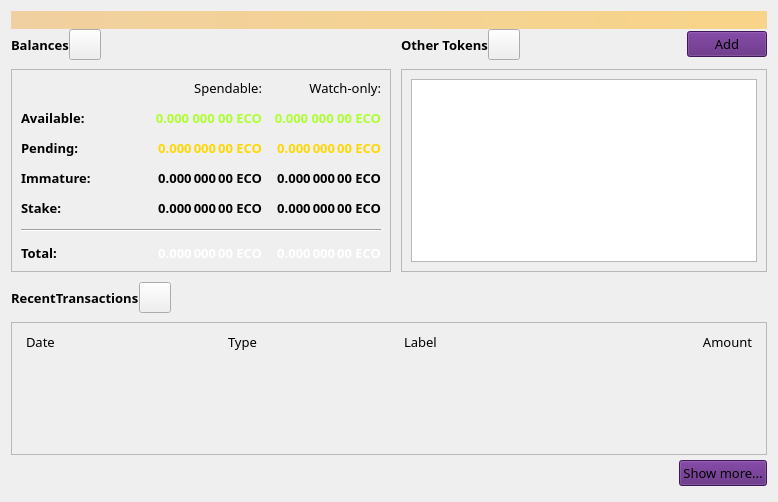
<?xml version="1.0" encoding="UTF-8"?>
<ui version="4.0">
 <class>OverviewPage</class>
 <widget class="QWidget" name="OverviewPage">
  <property name="geometry">
   <rect>
    <x>0</x>
    <y>0</y>
    <width>778</width>
    <height>502</height>
   </rect>
  </property>
  <property name="font">
   <font>
    <family>Source Sans Pro</family>
    <pointsize>10</pointsize>
   </font>
  </property>
  <property name="windowTitle">
   <string>Form</string>
  </property>
  <property name="autoFillBackground">
   <bool>false</bool>
  </property>
  <layout class="QVBoxLayout" name="topLayout">
   <property name="spacing">
    <number>0</number>
   </property>
   <item>
    <widget class="QLabel" name="labelAlerts">
     <property name="visible">
      <bool>false</bool>
     </property>
     <property name="styleSheet">
      <string notr="true">QLabel { background-color: qlineargradient(x1: 0, y1: 0, x2: 1, y2: 0, stop:0 #F0D0A0, stop:1 #F8D488); color:#000000; }</string>
     </property>
     <property name="wordWrap">
      <bool>true</bool>
     </property>
     <property name="margin">
      <number>3</number>
     </property>
     <property name="textInteractionFlags">
      <set>Qt::TextSelectableByMouse</set>
     </property>
    </widget>
   </item>
   <item>
    <layout class="QGridLayout" name="gridLayout_2">
     <item row="0" column="2">
      <layout class="QHBoxLayout" name="horizontalLayout_4">
       <property name="bottomMargin">
        <number>9</number>
       </property>
       <item>
        <widget class="QLabel" name="labelTokens">
         <property name="font">
          <font>
           <family>Source Sans Pro</family>
           <pointsize>10</pointsize>
           <weight>75</weight>
           <bold>true</bold>
          </font>
         </property>
         <property name="text">
          <string>Other Tokens</string>
         </property>
        </widget>
       </item>
       <item>
        <widget class="QToolButton" name="labelTokenStatus">
         <property name="toolTip">
          <string>The displayed information may be out of date. Your wallet automatically synchronizes with the ECO network after a connection is established, but this process has not completed yet.</string>
         </property>
         <property name="text">
          <string/>
         </property>
         <property name="iconSize">
          <size>
           <width>24</width>
           <height>24</height>
          </size>
         </property>
         <property name="flat" stdset="0">
          <bool>false</bool>
         </property>
        </widget>
       </item>
       <item>
        <spacer name="horizontalSpacer_7">
         <property name="orientation">
          <enum>Qt::Horizontal</enum>
         </property>
         <property name="sizeHint" stdset="0">
          <size>
           <width>40</width>
           <height>20</height>
          </size>
         </property>
        </spacer>
       </item>
       <item>
        <widget class="QPushButton" name="buttonAddToken">
         <property name="font">
          <font>
           <family>Source Sans Pro</family>
           <pointsize>10</pointsize>
          </font>
         </property>
         <property name="styleSheet">
          <string notr="true">background-color: #581F78;
background-opacity: 97%;</string>
         </property>
         <property name="text">
          <string>Add</string>
         </property>
        </widget>
       </item>
      </layout>
     </item>
     <item row="1" column="2">
      <widget class="QFrame" name="frameOtherTokens">
       <property name="minimumSize">
        <size>
         <width>0</width>
         <height>100</height>
        </size>
       </property>
       <property name="frameShape">
        <enum>QFrame::StyledPanel</enum>
       </property>
       <property name="frameShadow">
        <enum>QFrame::Raised</enum>
       </property>
       <layout class="QVBoxLayout" name="verticalLayout_10">
        <item>
         <widget class="QListView" name="listTokens">
          <property name="enabled">
           <bool>true</bool>
          </property>
          <property name="font">
           <font>
            <family>Source Sans Pro</family>
           </font>
          </property>
         </widget>
        </item>
       </layout>
      </widget>
     </item>
     <item row="1" column="0">
      <widget class="QFrame" name="frameBalances">
       <property name="frameShape">
        <enum>QFrame::StyledPanel</enum>
       </property>
       <property name="frameShadow">
        <enum>QFrame::Raised</enum>
       </property>
       <layout class="QVBoxLayout" name="verticalLayout_4">
        <item>
         <layout class="QGridLayout" name="gridLayout">
          <property name="spacing">
           <number>12</number>
          </property>
          <item row="6" column="0" colspan="4">
           <widget class="Line" name="hLine">
            <property name="orientation">
             <enum>Qt::Horizontal</enum>
            </property>
           </widget>
          </item>
          <item row="7" column="0">
           <widget class="QLabel" name="labelTotalText">
            <property name="font">
             <font>
              <family>Source Sans Pro</family>
              <pointsize>10</pointsize>
              <weight>75</weight>
              <bold>true</bold>
             </font>
            </property>
            <property name="text">
             <string>Total:        </string>
            </property>
           </widget>
          </item>
          <item row="5" column="0" colspan="4">
           <spacer name="verticalSpacer">
            <property name="orientation">
             <enum>Qt::Vertical</enum>
            </property>
            <property name="sizeHint" stdset="0">
             <size>
              <width>20</width>
              <height>40</height>
             </size>
            </property>
           </spacer>
          </item>
          <item row="7" column="2">
           <widget class="QLabel" name="labelTotal">
            <property name="font">
             <font>
              <family>Source Sans Pro</family>
              <pointsize>10</pointsize>
              <weight>75</weight>
              <bold>true</bold>
             </font>
            </property>
            <property name="cursor">
             <cursorShape>IBeamCursor</cursorShape>
            </property>
            <property name="toolTip">
             <string>Your current total balance</string>
            </property>
            <property name="styleSheet">
             <string notr="true">color: #ffffff;</string>
            </property>
            <property name="text">
             <string notr="true">0.000 000 00 ECO</string>
            </property>
            <property name="alignment">
             <set>Qt::AlignRight|Qt::AlignTrailing|Qt::AlignVCenter</set>
            </property>
            <property name="textInteractionFlags">
             <set>Qt::LinksAccessibleByMouse|Qt::TextSelectableByKeyboard|Qt::TextSelectableByMouse</set>
            </property>
           </widget>
          </item>
          <item row="0" column="1" rowspan="5">
           <spacer name="horizontalSpacer_5">
            <property name="orientation">
             <enum>Qt::Horizontal</enum>
            </property>
            <property name="sizeHint" stdset="0">
             <size>
              <width>40</width>
              <height>20</height>
             </size>
            </property>
           </spacer>
          </item>
          <item row="4" column="3">
           <widget class="QLabel" name="labelWatchStake">
            <property name="font">
             <font>
              <family>Source Sans Pro</family>
              <pointsize>10</pointsize>
              <weight>75</weight>
              <bold>true</bold>
             </font>
            </property>
            <property name="text">
             <string>0.000 000 00 ECO</string>
            </property>
            <property name="alignment">
             <set>Qt::AlignRight|Qt::AlignTrailing|Qt::AlignVCenter</set>
            </property>
            <property name="textInteractionFlags">
             <set>Qt::LinksAccessibleByMouse|Qt::TextSelectableByKeyboard|Qt::TextSelectableByMouse</set>
            </property>
           </widget>
          </item>
          <item row="3" column="3">
           <widget class="QLabel" name="labelWatchImmature">
            <property name="font">
             <font>
              <family>Source Sans Pro</family>
              <pointsize>10</pointsize>
              <weight>75</weight>
              <bold>true</bold>
             </font>
            </property>
            <property name="cursor">
             <cursorShape>IBeamCursor</cursorShape>
            </property>
            <property name="toolTip">
             <string>Mined balance in watch-only addresses that has not yet matured</string>
            </property>
            <property name="text">
             <string notr="true">0.000 000 00 ECO</string>
            </property>
            <property name="alignment">
             <set>Qt::AlignRight|Qt::AlignTrailing|Qt::AlignVCenter</set>
            </property>
            <property name="textInteractionFlags">
             <set>Qt::LinksAccessibleByMouse|Qt::TextSelectableByKeyboard|Qt::TextSelectableByMouse</set>
            </property>
           </widget>
          </item>
          <item row="7" column="3">
           <widget class="QLabel" name="labelWatchTotal">
            <property name="font">
             <font>
              <family>Source Sans Pro</family>
              <pointsize>10</pointsize>
              <weight>75</weight>
              <bold>true</bold>
             </font>
            </property>
            <property name="cursor">
             <cursorShape>IBeamCursor</cursorShape>
            </property>
            <property name="toolTip">
             <string>Current total balance in watch-only addresses</string>
            </property>
            <property name="styleSheet">
             <string notr="true">color: #ffffff;</string>
            </property>
            <property name="text">
             <string notr="true">0.000 000 00 ECO</string>
            </property>
            <property name="alignment">
             <set>Qt::AlignRight|Qt::AlignTrailing|Qt::AlignVCenter</set>
            </property>
            <property name="textInteractionFlags">
             <set>Qt::LinksAccessibleByMouse|Qt::TextSelectableByKeyboard|Qt::TextSelectableByMouse</set>
            </property>
           </widget>
          </item>
          <item row="4" column="2">
           <widget class="QLabel" name="labelStake">
            <property name="font">
             <font>
              <family>Source Sans Pro</family>
              <pointsize>10</pointsize>
              <weight>75</weight>
              <bold>true</bold>
             </font>
            </property>
            <property name="text">
             <string>0.000 000 00 ECO</string>
            </property>
            <property name="alignment">
             <set>Qt::AlignRight|Qt::AlignTrailing|Qt::AlignVCenter</set>
            </property>
            <property name="textInteractionFlags">
             <set>Qt::LinksAccessibleByMouse|Qt::TextSelectableByKeyboard|Qt::TextSelectableByMouse</set>
            </property>
           </widget>
          </item>
          <item row="2" column="3">
           <widget class="QLabel" name="labelWatchPending">
            <property name="font">
             <font>
              <family>Source Sans Pro</family>
              <pointsize>10</pointsize>
              <weight>75</weight>
              <bold>true</bold>
             </font>
            </property>
            <property name="cursor">
             <cursorShape>IBeamCursor</cursorShape>
            </property>
            <property name="toolTip">
             <string>Unconfirmed transactions to watch-only addresses</string>
            </property>
            <property name="styleSheet">
             <string notr="true">color: Gold;</string>
            </property>
            <property name="text">
             <string notr="true">0.000 000 00 ECO</string>
            </property>
            <property name="alignment">
             <set>Qt::AlignRight|Qt::AlignTrailing|Qt::AlignVCenter</set>
            </property>
            <property name="textInteractionFlags">
             <set>Qt::LinksAccessibleByMouse|Qt::TextSelectableByKeyboard|Qt::TextSelectableByMouse</set>
            </property>
           </widget>
          </item>
          <item row="2" column="2">
           <widget class="QLabel" name="labelUnconfirmed">
            <property name="font">
             <font>
              <family>Source Sans Pro</family>
              <pointsize>10</pointsize>
              <weight>75</weight>
              <bold>true</bold>
             </font>
            </property>
            <property name="cursor">
             <cursorShape>IBeamCursor</cursorShape>
            </property>
            <property name="toolTip">
             <string>Total of transactions that have yet to be confirmed, and do not yet count toward the spendable balance</string>
            </property>
            <property name="styleSheet">
             <string notr="true">color: Gold;</string>
            </property>
            <property name="text">
             <string notr="true">0.000 000 00 ECO</string>
            </property>
            <property name="alignment">
             <set>Qt::AlignRight|Qt::AlignTrailing|Qt::AlignVCenter</set>
            </property>
            <property name="textInteractionFlags">
             <set>Qt::LinksAccessibleByMouse|Qt::TextSelectableByKeyboard|Qt::TextSelectableByMouse</set>
            </property>
           </widget>
          </item>
          <item row="3" column="0">
           <widget class="QLabel" name="labelImmatureText">
            <property name="font">
             <font>
              <family>Source Code Pro</family>
              <pointsize>10</pointsize>
              <weight>75</weight>
              <bold>true</bold>
             </font>
            </property>
            <property name="text">
             <string>Immature:</string>
            </property>
           </widget>
          </item>
          <item row="0" column="3">
           <widget class="QLabel" name="labelWatchonly">
            <property name="font">
             <font>
              <family>Source Sans Pro</family>
              <pointsize>10</pointsize>
             </font>
            </property>
            <property name="text">
             <string>Watch-only:</string>
            </property>
            <property name="alignment">
             <set>Qt::AlignRight|Qt::AlignTrailing|Qt::AlignVCenter</set>
            </property>
           </widget>
          </item>
          <item row="3" column="2">
           <widget class="QLabel" name="labelImmature">
            <property name="font">
             <font>
              <family>Source Sans Pro</family>
              <pointsize>10</pointsize>
              <weight>75</weight>
              <bold>true</bold>
             </font>
            </property>
            <property name="cursor">
             <cursorShape>IBeamCursor</cursorShape>
            </property>
            <property name="toolTip">
             <string>Mined balance that has not yet matured</string>
            </property>
            <property name="text">
             <string notr="true">0.000 000 00 ECO</string>
            </property>
            <property name="alignment">
             <set>Qt::AlignRight|Qt::AlignTrailing|Qt::AlignVCenter</set>
            </property>
            <property name="textInteractionFlags">
             <set>Qt::LinksAccessibleByMouse|Qt::TextSelectableByKeyboard|Qt::TextSelectableByMouse</set>
            </property>
           </widget>
          </item>
          <item row="1" column="3">
           <widget class="QLabel" name="labelWatchAvailable">
            <property name="font">
             <font>
              <family>Source Sans Pro</family>
              <pointsize>10</pointsize>
              <weight>75</weight>
              <bold>true</bold>
             </font>
            </property>
            <property name="cursor">
             <cursorShape>IBeamCursor</cursorShape>
            </property>
            <property name="toolTip">
             <string>Your current balance in watch-only addresses</string>
            </property>
            <property name="styleSheet">
             <string notr="true">color: GreenYellow;</string>
            </property>
            <property name="text">
             <string notr="true">&lt;font color=GreenYellow&gt;0.000 000 00 ECO&lt;font&gt;</string>
            </property>
            <property name="alignment">
             <set>Qt::AlignRight|Qt::AlignTrailing|Qt::AlignVCenter</set>
            </property>
            <property name="textInteractionFlags">
             <set>Qt::LinksAccessibleByMouse|Qt::TextSelectableByKeyboard|Qt::TextSelectableByMouse</set>
            </property>
           </widget>
          </item>
          <item row="1" column="2">
           <widget class="QLabel" name="labelBalance">
            <property name="font">
             <font>
              <family>Source Sans Pro</family>
              <pointsize>10</pointsize>
              <weight>75</weight>
              <bold>true</bold>
             </font>
            </property>
            <property name="cursor">
             <cursorShape>IBeamCursor</cursorShape>
            </property>
            <property name="toolTip">
             <string>Your current spendable balance</string>
            </property>
            <property name="styleSheet">
             <string notr="true">color: GreenYellow;</string>
            </property>
            <property name="text">
             <string notr="true">&lt;html&gt;&lt;head/&gt;&lt;body&gt;&lt;p&gt;&lt;span style=&quot; color:GreenYellow;&quot;&gt;0.000 000 00 ECO&lt;/span&gt;&lt;/p&gt;&lt;/body&gt;&lt;/html&gt;</string>
            </property>
            <property name="alignment">
             <set>Qt::AlignRight|Qt::AlignTrailing|Qt::AlignVCenter</set>
            </property>
            <property name="textInteractionFlags">
             <set>Qt::LinksAccessibleByMouse|Qt::TextSelectableByKeyboard|Qt::TextSelectableByMouse</set>
            </property>
           </widget>
          </item>
          <item row="4" column="0">
           <widget class="QLabel" name="labelStakeText">
            <property name="font">
             <font>
              <family>Source Sans Pro</family>
              <pointsize>10</pointsize>
              <weight>75</weight>
              <bold>true</bold>
             </font>
            </property>
            <property name="text">
             <string>Stake:</string>
            </property>
           </widget>
          </item>
          <item row="0" column="2">
           <widget class="QLabel" name="labelSpendable">
            <property name="font">
             <font>
              <family>Source Sans Pro</family>
              <pointsize>10</pointsize>
             </font>
            </property>
            <property name="text">
             <string>Spendable:</string>
            </property>
            <property name="alignment">
             <set>Qt::AlignRight|Qt::AlignTrailing|Qt::AlignVCenter</set>
            </property>
           </widget>
          </item>
          <item row="2" column="0">
           <widget class="QLabel" name="labelPendingText">
            <property name="font">
             <font>
              <family>Source Sans Pro</family>
              <pointsize>10</pointsize>
              <weight>75</weight>
              <bold>true</bold>
             </font>
            </property>
            <property name="text">
             <string>Pending:</string>
            </property>
           </widget>
          </item>
          <item row="1" column="0">
           <widget class="QLabel" name="labelBalanceText">
            <property name="font">
             <font>
              <family>Source Sans Pro</family>
              <pointsize>10</pointsize>
              <weight>75</weight>
              <bold>true</bold>
             </font>
            </property>
            <property name="text">
             <string>Available:</string>
            </property>
           </widget>
          </item>
         </layout>
        </item>
       </layout>
      </widget>
     </item>
     <item row="0" column="0">
      <layout class="QHBoxLayout" name="horizontalLayout_2">
       <property name="bottomMargin">
        <number>9</number>
       </property>
       <item>
        <widget class="QLabel" name="labelBalances">
         <property name="font">
          <font>
           <family>Source Sans Pro</family>
           <pointsize>10</pointsize>
           <weight>75</weight>
           <bold>true</bold>
          </font>
         </property>
         <property name="text">
          <string>Balances</string>
         </property>
        </widget>
       </item>
       <item>
        <widget class="QToolButton" name="labelWalletStatus">
         <property name="enabled">
          <bool>true</bool>
         </property>
         <property name="toolTip">
          <string>The displayed information may be out of date. Your wallet automatically synchronizes with the ECO network after a connection is established, but this process has not completed yet.</string>
         </property>
         <property name="text">
          <string/>
         </property>
         <property name="icon">
          <iconset>
           <normaloff>:/icons/warning</normaloff>
           <disabledoff>:/icons/warning</disabledoff>:/icons/warning</iconset>
         </property>
         <property name="iconSize">
          <size>
           <width>24</width>
           <height>24</height>
          </size>
         </property>
         <property name="flat" stdset="0">
          <bool>false</bool>
         </property>
        </widget>
       </item>
       <item>
        <spacer name="horizontalSpacer">
         <property name="orientation">
          <enum>Qt::Horizontal</enum>
         </property>
         <property name="sizeHint" stdset="0">
          <size>
           <width>40</width>
           <height>20</height>
          </size>
         </property>
        </spacer>
       </item>
      </layout>
     </item>
     <item row="0" column="1" rowspan="2">
      <spacer name="horizontalSpacer_4">
       <property name="orientation">
        <enum>Qt::Horizontal</enum>
       </property>
       <property name="sizeType">
        <enum>QSizePolicy::Fixed</enum>
       </property>
       <property name="sizeHint" stdset="0">
        <size>
         <width>10</width>
         <height>20</height>
        </size>
       </property>
      </spacer>
     </item>
    </layout>
   </item>
   <item>
    <spacer name="verticalSpacer_4">
     <property name="orientation">
      <enum>Qt::Vertical</enum>
     </property>
     <property name="sizeType">
      <enum>QSizePolicy::Fixed</enum>
     </property>
     <property name="sizeHint" stdset="0">
      <size>
       <width>20</width>
       <height>10</height>
      </size>
     </property>
    </spacer>
   </item>
   <item>
    <layout class="QHBoxLayout" name="horizontalLayout_6">
     <property name="bottomMargin">
      <number>9</number>
     </property>
     <item>
      <widget class="QLabel" name="labelRecentTransactions">
       <property name="font">
        <font>
         <family>Source Sans Pro</family>
         <pointsize>10</pointsize>
         <weight>75</weight>
         <bold>true</bold>
        </font>
       </property>
       <property name="text">
        <string>RecentTransactions</string>
       </property>
      </widget>
     </item>
     <item>
      <widget class="QToolButton" name="labelTransactionsStatus">
       <property name="enabled">
        <bool>true</bool>
       </property>
       <property name="toolTip">
        <string>The displayed information may be out of date. Your wallet automatically synchronizes with the ECO network after a connection is established, but this process has not completed yet.</string>
       </property>
       <property name="text">
        <string/>
       </property>
       <property name="icon">
        <iconset>
         <normaloff>:/icons/warning</normaloff>
         <disabledoff>:/icons/warning</disabledoff>:/icons/warning</iconset>
       </property>
       <property name="iconSize">
        <size>
         <width>24</width>
         <height>24</height>
        </size>
       </property>
       <property name="flat" stdset="0">
        <bool>false</bool>
       </property>
      </widget>
     </item>
     <item>
      <spacer name="horizontalSpacer_3">
       <property name="orientation">
        <enum>Qt::Horizontal</enum>
       </property>
       <property name="sizeHint" stdset="0">
        <size>
         <width>40</width>
         <height>20</height>
        </size>
       </property>
      </spacer>
     </item>
    </layout>
   </item>
   <item>
    <layout class="QVBoxLayout" name="verticalLayout_3">
     <item>
      <widget class="QFrame" name="frameRecentTransactions">
       <property name="frameShape">
        <enum>QFrame::StyledPanel</enum>
       </property>
       <property name="frameShadow">
        <enum>QFrame::Raised</enum>
       </property>
       <layout class="QVBoxLayout" name="verticalLayout_8">
        <item>
         <layout class="QHBoxLayout" name="horizontalLayout_3">
          <property name="spacing">
           <number>5</number>
          </property>
          <property name="leftMargin">
           <number>5</number>
          </property>
          <property name="rightMargin">
           <number>5</number>
          </property>
          <item>
           <widget class="QLabel" name="labelDate">
            <property name="font">
             <font>
              <family>Source Sans Pro</family>
              <pointsize>10</pointsize>
             </font>
            </property>
            <property name="text">
             <string>Date</string>
            </property>
           </widget>
          </item>
          <item>
           <spacer name="horizontalSpacer_2">
            <property name="orientation">
             <enum>Qt::Horizontal</enum>
            </property>
            <property name="sizeType">
             <enum>QSizePolicy::Fixed</enum>
            </property>
            <property name="sizeHint" stdset="0">
             <size>
              <width>25</width>
              <height>20</height>
             </size>
            </property>
           </spacer>
          </item>
          <item>
           <widget class="QLabel" name="labelType">
            <property name="font">
             <font>
              <family>Source Sans Pro</family>
              <pointsize>10</pointsize>
             </font>
            </property>
            <property name="text">
             <string>Type</string>
            </property>
           </widget>
          </item>
          <item>
           <widget class="QLabel" name="labelAddress">
            <property name="font">
             <font>
              <family>Source Sans Pro</family>
              <pointsize>10</pointsize>
             </font>
            </property>
            <property name="text">
             <string>Label</string>
            </property>
           </widget>
          </item>
          <item>
           <widget class="QLabel" name="labelAmount">
            <property name="font">
             <font>
              <family>Source Sans Pro</family>
              <pointsize>10</pointsize>
             </font>
            </property>
            <property name="text">
             <string>Amount</string>
            </property>
            <property name="alignment">
             <set>Qt::AlignRight|Qt::AlignTrailing|Qt::AlignVCenter</set>
            </property>
           </widget>
          </item>
         </layout>
        </item>
        <item>
         <widget class="QListView" name="listTransactions">
          <property name="font">
           <font>
            <family>Source Sans Pro</family>
            <pointsize>10</pointsize>
           </font>
          </property>
          <property name="styleSheet">
           <string notr="true">QListView { background: transparent; }</string>
          </property>
          <property name="frameShape">
           <enum>QFrame::NoFrame</enum>
          </property>
          <property name="verticalScrollBarPolicy">
           <enum>Qt::ScrollBarAlwaysOff</enum>
          </property>
          <property name="horizontalScrollBarPolicy">
           <enum>Qt::ScrollBarAlwaysOff</enum>
          </property>
         </widget>
        </item>
       </layout>
      </widget>
     </item>
     <item>
      <layout class="QHBoxLayout" name="horizontalLayout">
       <property name="topMargin">
        <number>5</number>
       </property>
       <property name="bottomMargin">
        <number>5</number>
       </property>
       <item>
        <spacer name="horizontalSpacer_6">
         <property name="orientation">
          <enum>Qt::Horizontal</enum>
         </property>
         <property name="sizeHint" stdset="0">
          <size>
           <width>40</width>
           <height>20</height>
          </size>
         </property>
        </spacer>
       </item>
       <item>
        <widget class="QPushButton" name="showMoreButton">
         <property name="font">
          <font>
           <family>Source Sans Pro</family>
           <pointsize>10</pointsize>
          </font>
         </property>
         <property name="styleSheet">
          <string notr="true">background-color: #581F78;
background-opacity: 97%;</string>
         </property>
         <property name="text">
          <string>Show more...</string>
         </property>
        </widget>
       </item>
      </layout>
     </item>
    </layout>
   </item>
  </layout>
 </widget>
 <resources/>
 <connections/>
</ui>
